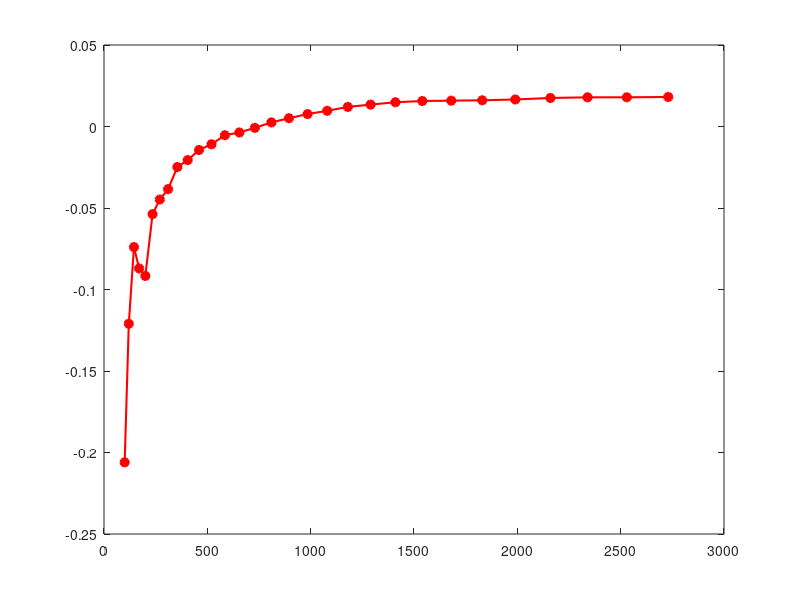

The MATLAB script that drew this image: (Note: this script raises an error after producing the figure.)
% ============================
% PARTE C: Derivación Numérica
% ============================

% Datos
f = [100, 120, 145, 170, 200, 235, 270, 310, 355, 405, 460, 520, 585, ...
     655, 730, 810, 895, 985, 1080, 1180, 1290, 1410, 1540, 1680, 1830, ...
     1990, 2160, 2340, 2530, 2730];
Z = [152.3, 149.1, 146.8, 144.9, 142.0, 139.5, 137.9, 136.1, 134.8, ...
     133.6, 132.7, 131.9, 131.4, 131.1, 130.9, 131.0, 131.3, 131.9, ...
     132.7, 133.8, 135.2, 136.9, 138.9, 141.1, 143.5, 146.1, 149.0, ...
     152.2, 155.6, 159.2];

% Construcción del Spline Original y Extracción de Coeficientes
pp = spline(f, Z);
[breaks, coefs, tramos, orden, dim] = unmkpp(pp); % unmkpp: Extrae los límites de cada tramo (breaks) 
% y la matriz de coeficientes [a, b, c, d] de los polinomios cúbicos.

% DERIVACIÓN ANALÍTICA
% Tomando como coeficientes de spline: [a, b, c, d] para ax^3 + bx^2 + cx + d
% Primera Derivada: [3a, 2b, c]
coefs_d1 = [3*coefs(:,1), 2*coefs(:,2), coefs(:,3)];
pp_d1 = mkpp(breaks, coefs_d1); % Creamos la estructura del spline derivado, mkpp: Construye un nuevo spline completamente funcional y evaluable, 
% utilizando los nodos originales pero con los coeficientes ya derivados.

% Segunda Derivada: [6a, 2b]
coefs_d2 = [6*coefs(:,1), 2*coefs(:,2)];
pp_d2 = mkpp(breaks, coefs_d2);

% Puntos y gráfica
dZ_df = ppval(pp_d1, f); % Evaluamos la primera derivada en los 30 puntos

figure('Name', 'Derivada Analítica del Spline');
plot(f, dZ_df, 'ro-', 'LineWidth', 1.5, 'MarkerFaceColor', 'r');
hold on;
yline(0, 'k--', 'LineWidth', 1.5, 'Label', 'Cruce por cero (Mínimo de |Z|)');

% Frecuencia mínima
f_min_exacta = fzero(@(x) ppval(pp_d1, x), 800); % Buscamos cerca de los 800 Hz
dZ_min = ppval(pp_d1, f_min_exacta); % Debería ser 0
d2Z_min = ppval(pp_d2, f_min_exacta); % Evaluamos la concavidad

plot(f_min_exacta, dZ_min, 'bo', 'MarkerFaceColor', 'b', 'MarkerSize', 8);
title('Primera Derivada de la Impedancia d|Z|/df', 'FontSize', 12, 'FontWeight', 'bold');
xlabel('Frecuencia f (Hz)', 'FontSize', 11);
ylabel('d|Z|/df (\Omega/Hz)', 'FontSize', 11);
grid on; hold off;

% Resultados
fprintf('\n--- RESULTADOS DEL ANÁLISIS DE EXTREMOS ---\n');
fprintf('Frecuencia del mínimo exacto: %.4f Hz\n', f_min_exacta);
fprintf('Valor de la primera derivada en ese punto: %.4e Ohmios/Hz\n', dZ_min);
fprintf('Valor de la SEGUNDA derivada en el mínimo: %.4e Ohmios/Hz^2\n\n', d2Z_min);
